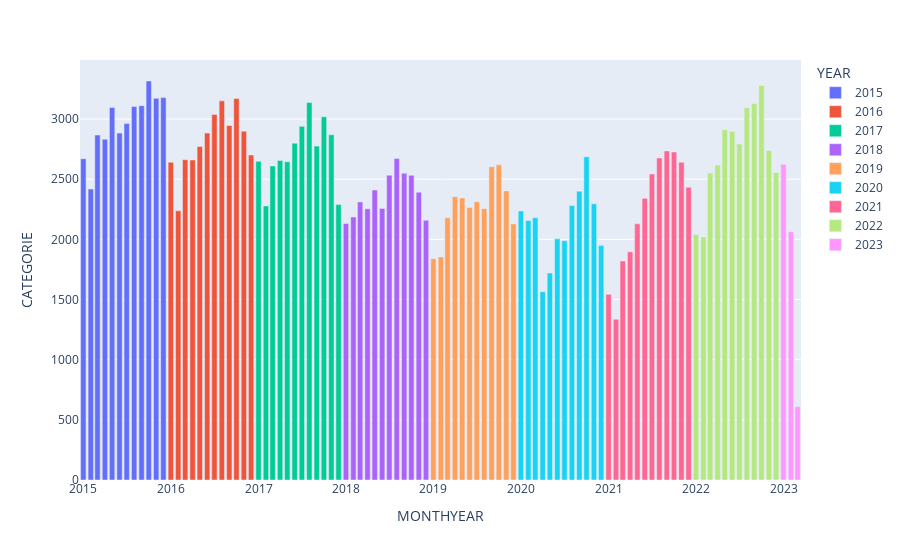

Notebook code cell kept with this figure:
### Code cell
fig = px.bar(monthyear_crimes, y='CATEGORIE', color='YEAR')
fig.show()

### Figure 1 — Plotly figure (JSON) as saved in the notebook; plotly's stock layout.template omitted (floating-point values rounded to 4 significant figures)
{"data": [{"alignmentgroup": "True", "hovertemplate": "YEAR=2015<br>MONTHYEAR=%{x}<br>CATEGORIE=%{y}<extra></extra>", "legendgroup": "2015", "marker": {"color": "#636efa", "pattern": {"shape": ""}}, "name": "2015", "offsetgroup": "2015", "orientation": "v", "showlegend": true, "textposition": "auto", "type": "bar", "x": ["2015-01", "2015-02", "2015-03", "2015-04", "2015-05", "2015-06", "2015-07", "2015-08", "2015-09", "2015-10", "2015-11", "2015-12"], "xaxis": "x", "y": [2670, 2418, 2867, 2832, 3096, 2883, 2962, 3104, 3111, 3316, 3172, 3178], "yaxis": "y"}, {"alignmentgroup": "True", "hovertemplate": "YEAR=2016<br>MONTHYEAR=%{x}<br>CATEGORIE=%{y}<extra></extra>", "legendgroup": "2016", "marker": {"color": "#EF553B", "pattern": {"shape": ""}}, "name": "2016", "offsetgroup": "2016", "orientation": "v", "showlegend": true, "textposition": "auto", "type": "bar", "x": ["2016-01", "2016-02", "2016-03", "2016-04", "2016-05", "2016-06", "2016-07", "2016-08", "2016-09", "2016-10", "2016-11", "2016-12"], "xaxis": "x", "y": [2641, 2237, 2662, 2660, 2772, 2883, 3037, 3151, 2946, 3171, 2899, 2701], "yaxis": "y"}, {"alignmentgroup": "True", "hovertemplate": "YEAR=2017<br>MONTHYEAR=%{x}<br>CATEGORIE=%{y}<extra></extra>", "legendgroup": "2017", "marker": {"color": "#00cc96", "pattern": {"shape": ""}}, "name": "2017", "offsetgroup": "2017", "orientation": "v", "showlegend": true, "textposition": "auto", "type": "bar", "x": ["2017-01", "2017-02", "2017-03", "2017-04", "2017-05", "2017-06", "2017-07", "2017-08", "2017-09", "2017-10", "2017-11", "2017-12"], "xaxis": "x", "y": [2649, 2278, 2610, 2656, 2645, 2799, 2939, 3137, 2775, 3018, 2869, 2289], "yaxis": "y"}, {"alignmentgroup": "True", "hovertemplate": "YEAR=2018<br>MONTHYEAR=%{x}<br>CATEGORIE=%{y}<extra></extra>", "legendgroup": "2018", "marker": {"color": "#ab63fa", "pattern": {"shape": ""}}, "name": "2018", "offsetgroup": "2018", "orientation": "v", "showlegend": true, "textposition": "auto", "type": "bar", "x": ["2018-01", "2018-02", "2018-03", "2018-04", "2018-05", "2018-06", "2018-07", "2018-08", "2018-09", "2018-10", "2018-11", "2018-12"], "xaxis": "x", "y": [2132, 2186, 2311, 2254, 2410, 2257, 2533, 2672, 2550, 2532, 2392, 2158], "yaxis": "y"}, {"alignmentgroup": "True", "hovertemplate": "YEAR=2019<br>MONTHYEAR=%{x}<br>CATEGORIE=%{y}<extra></extra>", "legendgroup": "2019", "marker": {"color": "#FFA15A", "pattern": {"shape": ""}}, "name": "2019", "offsetgroup": "2019", "orientation": "v", "showlegend": true, "textposition": "auto", "type": "bar", "x": ["2019-01", "2019-02", "2019-03", "2019-04", "2019-05", "2019-06", "2019-07", "2019-08", "2019-09", "2019-10", "2019-11", "2019-12"], "xaxis": "x", "y": [1839, 1854, 2179, 2354, 2344, 2265, 2313, 2255, 2603, 2619, 2402, 2128], "yaxis": "y"}, {"alignmentgroup": "True", "hovertemplate": "YEAR=2020<br>MONTHYEAR=%{x}<br>CATEGORIE=%{y}<extra></extra>", "legendgroup": "2020", "marker": {"color": "#19d3f3", "pattern": {"shape": ""}}, "name": "2020", "offsetgroup": "2020", "orientation": "v", "showlegend": true, "textposition": "auto", "type": "bar", "x": ["2020-01", "2020-02", "2020-03", "2020-04", "2020-05", "2020-06", "2020-07", "2020-08", "2020-09", "2020-10", "2020-11", "2020-12"], "xaxis": "x", "y": [2236, 2157, 2180, 1565, 1720, 2004, 1988, 2281, 2400, 2686, 2295, 1948], "yaxis": "y"}, {"alignmentgroup": "True", "hovertemplate": "YEAR=2021<br>MONTHYEAR=%{x}<br>CATEGORIE=%{y}<extra></extra>", "legendgroup": "2021", "marker": {"color": "#FF6692", "pattern": {"shape": ""}}, "name": "2021", "offsetgroup": "2021", "orientation": "v", "showlegend": true, "textposition": "auto", "type": "bar", "x": ["2021-01", "2021-02", "2021-03", "2021-04", "2021-05", "2021-06", "2021-07", "2021-08", "2021-09", "2021-10", "2021-11", "2021-12"], "xaxis": "x", "y": [1544, 1336, 1821, 1896, 2129, 2341, 2544, 2677, 2735, 2726, 2641, 2433], "yaxis": "y"}, {"alignmentgroup": "True", "hovertemplate": "YEAR=2022<br>MONTHYEAR=%{x}<br>CATEGORIE=%{y}<extra></extra>", "legendgroup": "2022", "marker": {"color": "#B6E880", "pattern": {"shape": ""}}, "name": "2022", "offsetgroup": "2022", "orientation": "v", "showlegend": true, "textposition": "auto", "type": "bar", "x": ["2022-01", "2022-02", "2022-03", "2022-04", "2022-05", "2022-06", "2022-07", "2022-08", "2022-09", "2022-10", "2022-11", "2022-12"], "xaxis": "x", "y": [2041, 2020, 2552, 2617, 2911, 2897, 2792, 3093, 3129, 3279, 2739, 2555], "yaxis": "y"}, {"alignmentgroup": "True", "hovertemplate": "YEAR=2023<br>MONTHYEAR=%{x}<br>CATEGORIE=%{y}<extra></extra>", "legendgroup": "2023", "marker": {"color": "#FF97FF", "pattern": {"shape": ""}}, "name": "2023", "offsetgroup": "2023", "orientation": "v", "showlegend": true, "textposition": "auto", "type": "bar", "x": ["2023-01", "2023-02", "2023-03"], "xaxis": "x", "y": [2625, 2064, 609], "yaxis": "y"}], "layout": {"barmode": "relative", "legend": {"title": {"text": "YEAR"}, "tracegroupgap": 0}, "margin": {"t": 60}, "xaxis": {"anchor": "y", "domain": [0, 1], "title": {"text": "MONTHYEAR"}}, "yaxis": {"anchor": "x", "domain": [0, 1], "title": {"text": "CATEGORIE"}}}}
